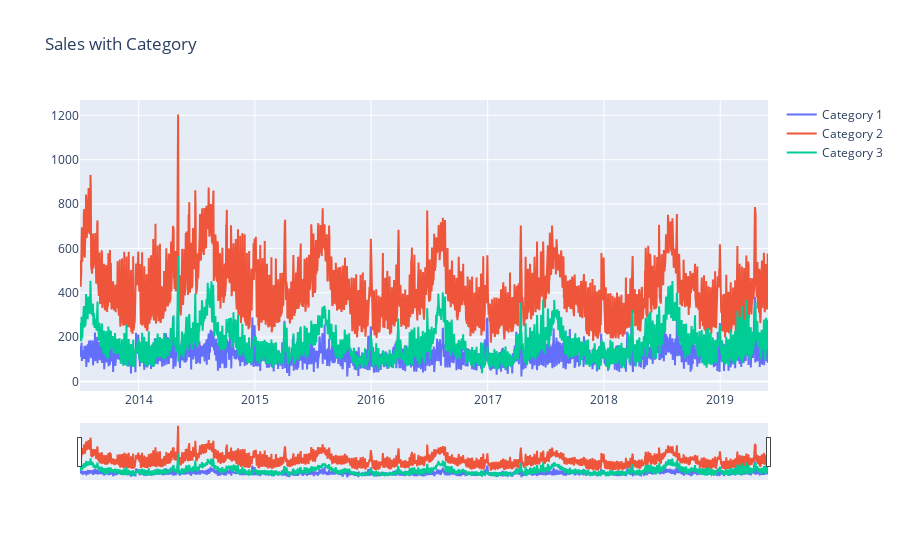

Source (notebook cell):
### Code cell
fig = go.Figure()
fig.add_trace(go.Scatter(x=ts_sales.index, y=ts_sales['Umsatz_1'], name="Category 1"))

fig.add_trace(go.Scatter(x=ts_sales.index, y=ts_sales['Umsatz_2'], name="Category 2"))

fig.add_trace(go.Scatter(x=ts_sales.index, y=ts_sales['Umsatz_3'], name="Category 3"))

fig.update_layout(title_text='Sales with Category',
                  xaxis_rangeslider_visible=True)
fig.show()

### Figure 1 — Plotly figure (JSON) as saved in the notebook; plotly's stock layout.template omitted (floating-point values rounded to 4 significant figures; data arrays with more than 128 entries replaced by an {"elided": "..."} marker saying what was removed)
{"data": [{"name": "Category 1", "type": "scatter", "x": {"elided": "2115 str values"}, "y": {"elided": "2115 float values"}}, {"name": "Category 2", "type": "scatter", "x": {"elided": "2115 str values"}, "y": {"elided": "2115 float values"}}, {"name": "Category 3", "type": "scatter", "x": {"elided": "2115 str values"}, "y": {"elided": "2115 float values"}}], "layout": {"title": {"text": "Sales with Category"}, "xaxis": {"rangeslider": {"visible": true}}}}
